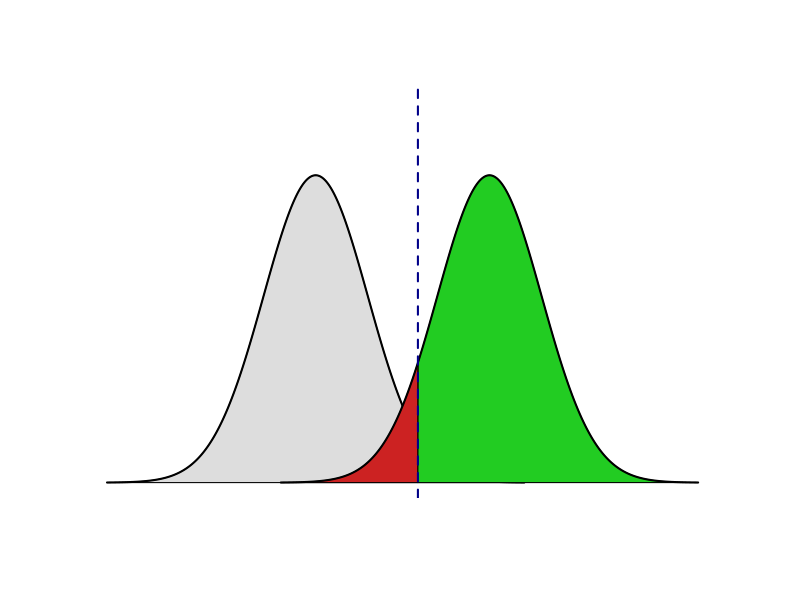

Source code (R):
x <- seq(-4, 4, length=1000)
hx <- dnorm(x, mean=0, sd=1)

plot(x, hx, type="n", xlim=c(-4, 8), ylim=c(0, 0.5), 
     ylab = "",
     xlab = "",
     axes=FALSE)

shift = qnorm(1-0.025, mean=0, sd=1)*1.7
xfit2 <- x + shift
yfit2 <- dnorm(xfit2, mean=shift, sd=1)

# Print null hypothesis area
col_null = "#DDDDDD"
polygon(c(min(x), x,max(x)), c(0,hx,0), col=col_null)
lines(x, hx, lwd=2)

# The alternative hypothesis area

## The red - under powered area
lb <- min(xfit2)
ub <- round(qnorm(.975),2)
col1 = "#CC2222"

i <- xfit2 >= lb & xfit2 <= ub
polygon(c(lb,xfit2[i],ub), c(0,yfit2[i],0), col=col1)

## The green area where the power is
col2 = "#22CC22"
i <- xfit2 >= ub
polygon(c(ub,xfit2[i],max(xfit2)), c(0,yfit2[i],0), col=col2)

# Outline the alternative hypothesis
lines(xfit2, yfit2, lwd=2)



abline(v=ub, lwd=2, col="#000088", lty="dashed")